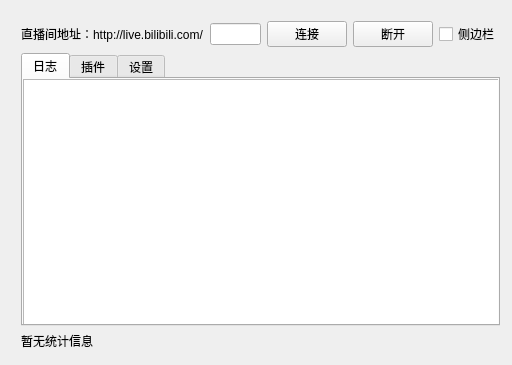
<?xml version="1.0" encoding="UTF-8"?>
<ui version="4.0">
 <class>MainWindow</class>
 <widget class="QMainWindow" name="MainWindow">
  <property name="geometry">
   <rect>
    <x>0</x>
    <y>0</y>
    <width>512</width>
    <height>365</height>
   </rect>
  </property>
  <property name="windowTitle">
   <string>Bilibili直播弹幕姬</string>
  </property>
  <widget class="QWidget" name="centralWidget">
   <widget class="QWidget" name="gridLayoutWidget">
    <property name="geometry">
     <rect>
      <x>10</x>
      <y>10</y>
      <width>501</width>
      <height>351</height>
     </rect>
    </property>
    <layout class="QGridLayout" name="gridLayout">
     <item row="0" column="0">
      <widget class="QLabel" name="label_roomUrl">
       <property name="text">
        <string>直播间地址：http://live.bilibili.com/</string>
       </property>
      </widget>
     </item>
     <item row="2" column="0" colspan="6">
      <widget class="QLabel" name="label_statistic">
       <property name="sizePolicy">
        <sizepolicy hsizetype="Preferred" vsizetype="Minimum">
         <horstretch>0</horstretch>
         <verstretch>0</verstretch>
        </sizepolicy>
       </property>
       <property name="text">
        <string>暂无统计信息</string>
       </property>
      </widget>
     </item>
     <item row="0" column="4" colspan="2">
      <widget class="QCheckBox" name="checkBox_scollerOn">
       <property name="text">
        <string>侧边栏</string>
       </property>
      </widget>
     </item>
     <item row="1" column="0" colspan="6">
      <layout class="QGridLayout" name="gridLayout_tab">
       <item row="0" column="0">
        <widget class="QTabWidget" name="tabWidget">
         <property name="currentIndex">
          <number>0</number>
         </property>
         <widget class="QWidget" name="tab_log">
          <attribute name="title">
           <string>日志</string>
          </attribute>
          <widget class="QPlainTextEdit" name="plainTextEdit_logs">
           <property name="geometry">
            <rect>
             <x>0</x>
             <y>0</y>
             <width>486</width>
             <height>268</height>
            </rect>
           </property>
           <property name="readOnly">
            <bool>true</bool>
           </property>
          </widget>
         </widget>
         <widget class="QWidget" name="tab_plugin">
          <attribute name="title">
           <string>插件</string>
          </attribute>
          <widget class="QTableView" name="tableView_plugins">
           <property name="geometry">
            <rect>
             <x>0</x>
             <y>0</y>
             <width>486</width>
             <height>268</height>
            </rect>
           </property>
          </widget>
         </widget>
         <widget class="QWidget" name="tab_setting">
          <attribute name="title">
           <string>设置</string>
          </attribute>
          <widget class="QWidget" name="gridLayoutWidget_2">
           <property name="geometry">
            <rect>
             <x>0</x>
             <y>0</y>
             <width>481</width>
             <height>271</height>
            </rect>
           </property>
           <layout class="QGridLayout" name="gridLayout_group">
            <item row="0" column="0">
             <widget class="QGroupBox" name="groupBox_mainWin">
              <property name="title">
               <string>弹幕姬设置</string>
              </property>
              <widget class="QWidget" name="gridLayoutWidget_3">
               <property name="geometry">
                <rect>
                 <x>10</x>
                 <y>20</y>
                 <width>211</width>
                 <height>241</height>
                </rect>
               </property>
               <layout class="QGridLayout" name="gridLayout_win">
                <item row="2" column="0">
                 <widget class="QCheckBox" name="checkBox_noticeOn">
                  <property name="text">
                   <string>最小化后启用通知</string>
                  </property>
                  <property name="checked">
                   <bool>true</bool>
                  </property>
                 </widget>
                </item>
                <item row="3" column="0">
                 <spacer name="verticalSpacer">
                  <property name="orientation">
                   <enum>Qt::Vertical</enum>
                  </property>
                  <property name="sizeHint" stdset="0">
                   <size>
                    <width>20</width>
                    <height>40</height>
                   </size>
                  </property>
                 </spacer>
                </item>
                <item row="1" column="0">
                 <widget class="QCheckBox" name="checkBox_keepTop">
                  <property name="text">
                   <string>本窗口置顶</string>
                  </property>
                  <property name="checked">
                   <bool>true</bool>
                  </property>
                 </widget>
                </item>
                <item row="0" column="0">
                 <widget class="QCheckBox" name="checkBox_autoReconn">
                  <property name="text">
                   <string>自动重连</string>
                  </property>
                  <property name="checked">
                   <bool>true</bool>
                  </property>
                 </widget>
                </item>
               </layout>
              </widget>
             </widget>
            </item>
            <item row="0" column="1">
             <widget class="QGroupBox" name="groupBox_scroller">
              <property name="title">
               <string>侧边栏设置</string>
              </property>
              <widget class="QWidget" name="gridLayoutWidget_4">
               <property name="geometry">
                <rect>
                 <x>9</x>
                 <y>20</y>
                 <width>224</width>
                 <height>241</height>
                </rect>
               </property>
               <layout class="QGridLayout" name="gridLayout_scroller">
                <item row="0" column="0" colspan="2">
                 <widget class="QCheckBox" name="checkBox_scrollerResize">
                  <property name="text">
                   <string>显示窗体轮廓（以调整大小位置）</string>
                  </property>
                 </widget>
                </item>
                <item row="3" column="0" colspan="2">
                 <spacer name="verticalSpacer_2">
                  <property name="orientation">
                   <enum>Qt::Vertical</enum>
                  </property>
                  <property name="sizeHint" stdset="0">
                   <size>
                    <width>20</width>
                    <height>40</height>
                   </size>
                  </property>
                 </spacer>
                </item>
                <item row="1" column="0">
                 <widget class="QPushButton" name="pushButton_setFont">
                  <property name="text">
                   <string>字体设置</string>
                  </property>
                 </widget>
                </item>
                <item row="1" column="1">
                 <widget class="QPushButton" name="pushButton_setColor">
                  <property name="text">
                   <string>颜色设置</string>
                  </property>
                 </widget>
                </item>
                <item row="2" column="0">
                 <widget class="QLabel" name="label">
                  <property name="text">
                   <string>弹幕停留时长(s)</string>
                  </property>
                 </widget>
                </item>
                <item row="2" column="1">
                 <widget class="QSpinBox" name="spinBox_stayTime">
                  <property name="value">
                   <number>4</number>
                  </property>
                 </widget>
                </item>
               </layout>
              </widget>
             </widget>
            </item>
           </layout>
          </widget>
         </widget>
        </widget>
       </item>
      </layout>
     </item>
     <item row="0" column="1">
      <widget class="QLineEdit" name="lineEdit_roomID"/>
     </item>
     <item row="0" column="3">
      <widget class="QPushButton" name="pushButton_disconn">
       <property name="text">
        <string>断开</string>
       </property>
      </widget>
     </item>
     <item row="0" column="2">
      <widget class="QPushButton" name="pushButton_conn">
       <property name="text">
        <string>连接</string>
       </property>
      </widget>
     </item>
    </layout>
   </widget>
  </widget>
 </widget>
 <layoutdefault spacing="6" margin="11"/>
 <resources/>
 <connections/>
</ui>
